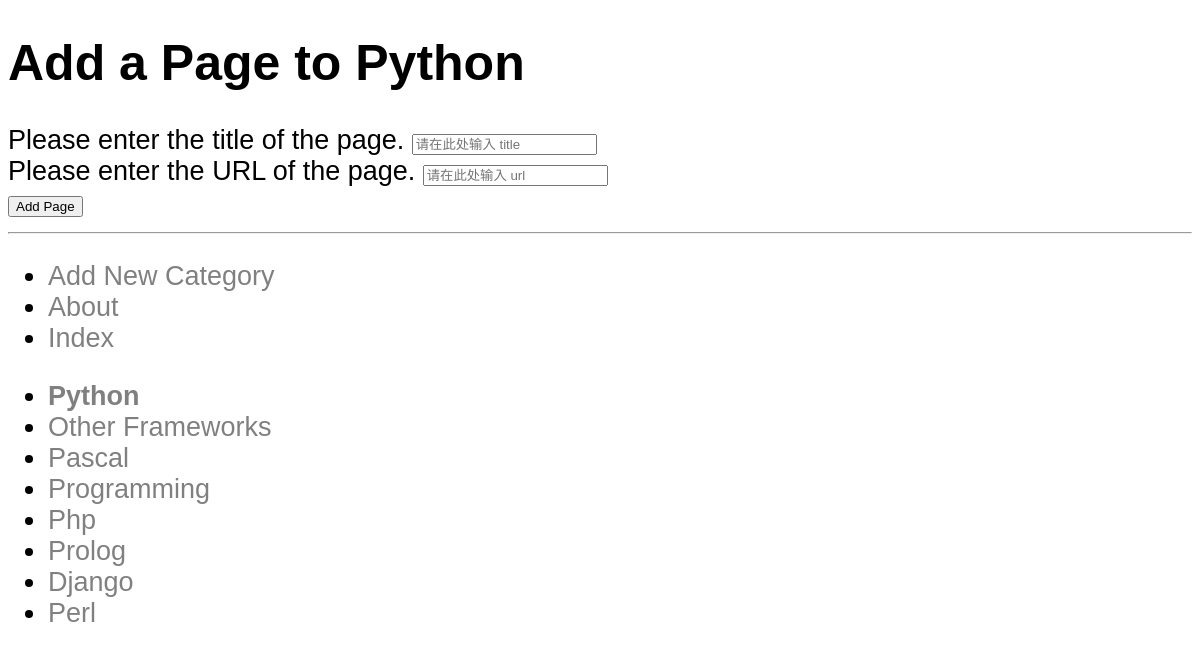
/rango/category/python/add_page/ (signed in), run on the app's committed database.
### rango/models.py (models this page shows, shortened)
class Category(models.Model):
    name = models.CharField(max_length=128, unique=True)
    views = models.IntegerField(default=0)
    likes = models.IntegerField(default=0)
    slug = models.SlugField(unique=True)
    class Meta:
        verbose_name_plural = 'categories'

### rango/views.py (the view, shortened to what this page needs)
# urls.py: url(r'^category/(?P<category_name_slug>[\w\-]+)/add_page/$',
@login_required
def add_page(request, category_name_slug):
    try:
        category = Category.objects.get(slug=category_name_slug)
    except Category.DoesNotExist:
        category = None
    form = PageForm()
    context_dict = {'form': form, 'category': category}
    return render(request, 'rango/add_page.html', context_dict)

### rango/forms.py (shortened to what this page needs)
class PageForm(forms.ModelForm):
    title = forms.CharField(max_length=128,
                            help_text='Please enter the title of the page.',
                            widget=forms.TextInput(attrs={'placeholder': '请在此处输入 title'}),
                            )
    url = forms.CharField(max_length=200,
                          help_text='Please enter the URL of the page.',
                          widget=forms.TextInput(attrs={'placeholder': '请在此处输入 url'}),
                          )
    class Meta:
        model = Page
        exclude = ('category', 'views')

### rango/templatetags/rango_template_tags.py (called while the page is built)
@register.inclusion_tag('rango/cats.html')
def get_category_list(cat=None):
	return {'cats': Category.objects.all(),
			'act_cat': cat}

### templates/rango/add_page.html (shortened to what this page needs)
{% extends 'rango/base.html' %}
{% load staticfiles %}
{% block body_block %}
{% if category %}
    <h1>Add a Page to {{category.name}}</h1>
    <form id="page_form" method="post" action="{% url 'add_page' category.slug %}">
        {% for field in form.visible_fields %}
            {{ field.help_text }}
            {{ field }}
            <br>
        {% endfor %}
        <input type="submit" name="submit" value="Add Page" />
    </form>
    {% else %}
        The specified category does not exist!
    {% endif%}
{% endblock %}

### templates/rango/cats.html
    <ul>
        {% if cats %}
            {% for c in cats %}
                {% if c == act_cat %}
                    <li><strong><a href="{% url 'show_category' c.slug %}">{{ c.name }}</a></strong></li>
                {% else  %}
                     <li><a href="{% url 'show_category' c.slug %}">{{ c.name }}</a></li>
                {% endif %}
            {% endfor %}
        {% else %}
            <li><strong>There are no categories present.</strong></li>
        {% endif %}
    </ul>

### static/css/main.css (style rules this page uses)
body { font-size: 27px; font-family: "Arial","Microsoft YaHei","黑体","宋体",sans-serif; }
h1 { font-size: 50px; }
a { text-decoration: none; }
a:link { color: gray; }

### data on the page
Category: name "Python"
Category: name "Other Frameworks"
Category: name "Pascal"
Category: name "Programming"
Category: name "Php"
Category: name "Prolog"
Category: name "Django"
Category: name "Perl"

### other printed values
{{ field.help_text }} "Please enter the title of the page." "Please enter the URL of the page."
